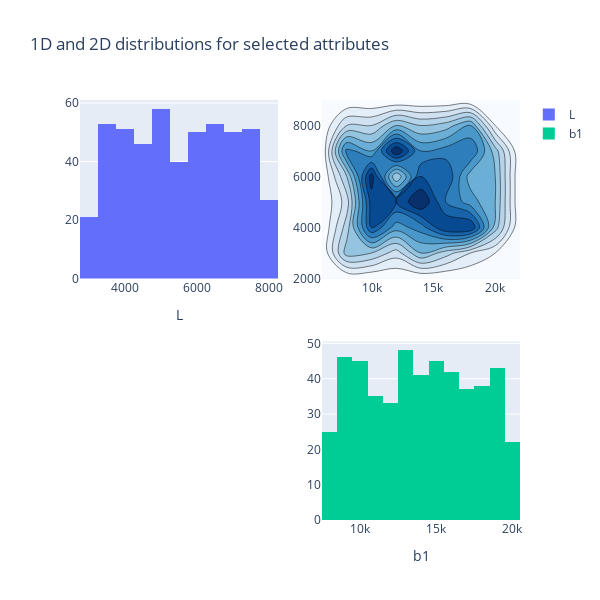

Here is the notebook cell this chart was saved with:
### Code cell
plotter.contours2d(block='design_par', attributes=['L','b1'])

### Figure 1 — Plotly figure (JSON) as saved in the notebook; plotly's stock layout.template omitted (floating-point values rounded to 4 significant figures; data arrays with more than 128 entries replaced by an {"elided": "..."} marker saying what was removed)
{"data": [{"name": "L", "type": "histogram", "x": {"elided": "500 float values"}, "xaxis": "x", "yaxis": "y"}, {"colorscale": [[0, "rgb(247,251,255)"], [0.125, "rgb(222,235,247)"], [0.25, "rgb(198,219,239)"], [0.375, "rgb(158,202,225)"], [0.5, "rgb(107,174,214)"], [0.625, "rgb(66,146,198)"], [0.75, "rgb(33,113,181)"], [0.875, "rgb(8,81,156)"], [1, "rgb(8,48,107)"]], "line": {"smoothing": 1}, "name": "", "showscale": false, "type": "histogram2dcontour", "x": {"elided": "500 float values"}, "xaxis": "x2", "y": {"elided": "500 float values"}, "yaxis": "y2"}, {"name": "b1", "type": "histogram", "x": {"elided": "500 float values"}, "xaxis": "x4", "yaxis": "y4"}], "layout": {"height": 600, "title": {"text": "1D and 2D distributions for selected attributes"}, "width": 600, "xaxis": {"anchor": "y", "domain": [0, 0.45], "title": {"text": "L"}}, "xaxis2": {"anchor": "y2", "domain": [0.55, 1]}, "xaxis3": {"anchor": "y3", "domain": [0, 0.45]}, "xaxis4": {"anchor": "y4", "domain": [0.55, 1], "title": {"text": "b1"}}, "yaxis": {"anchor": "x", "domain": [0.575, 1]}, "yaxis2": {"anchor": "x2", "domain": [0.575, 1]}, "yaxis3": {"anchor": "x3", "domain": [0, 0.425]}, "yaxis4": {"anchor": "x4", "domain": [0, 0.425]}}}
